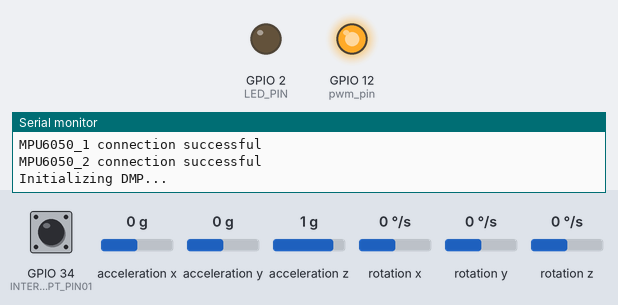
Recording of a sketch running on a simulated ESP32. Shown: output pins drawn as LEDs (lit = HIGH), the last lines printed to the serial monitor. Dashed ring = blinking. The inputs (shaded band) are chosen by the test bench; at power-on: acceleration x 0 g, acceleration y 0 g, acceleration z 1 g, GPIO 34 (INTERRUPT_PIN01) LOW, rotation x 0 °/s, rotation y 0 °/s, rotation z 0 °/s. The sensor or clock chip raises its interrupt line as the real part does; nothing arrives over Bluetooth unless stated.

Above: at 0.1 s.
At 1.7 s:
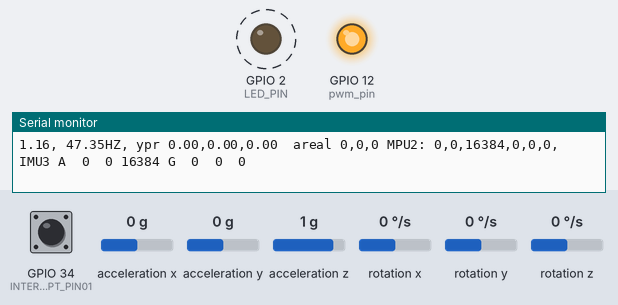
1.8 s: acceleration x set to -1.4 g
4.8 s: acceleration y set to -1.4 g
6.3 s: acceleration z set to 0 g
9.3 s: acceleration z set to 0.8 g
10.8 s: acceleration x set to 0 g
Timing chart, 0 to 14.8 s (numbered marks = the images above; inputs shaded):
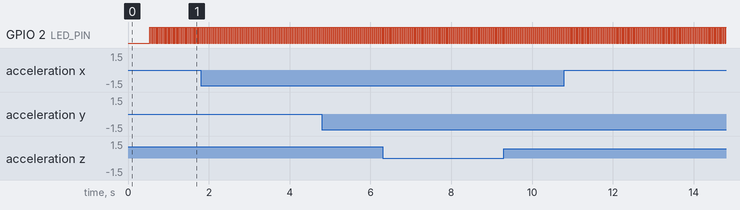

The sketch:

MPU6050_DMP6_ESP32_Test.ino
```cpp
/* ==============================================
  For ESP32

  MPU6050
      SCL D22
      SDA D21
      INT D35
      INT D34
  LSM6DS3 I2C
      -SDA -> GPIO21
      -SCL -> GPIO22
  SPI IMU


  ===============================================
*/

#include "BluetoothSerial.h"
#include "I2Cdev.h"
#include "MPU6050_6Axis_MotionApps20.h"
#include <LSM6.h>
#include "SparkFunLSM6DS3.h"
#include "SPI.h"
#include <Wire.h>
//#include <SPI.h>

#define pwm_pin 12

//#include "MPU6050.h" // not necessary if using MotionApps include file

// Arduino Wire library is required if I2Cdev I2CDEV_ARDUINO_WIRE implementation
// is used in I2Cdev.h
#if I2CDEV_IMPLEMENTATION == I2CDEV_ARDUINO_WIRE
#include "Wire.h"
#endif

// class default I2C address is 0x68
// specific I2C addresses may be passed as a parameter here
// AD0 low = 0x68 (default for SparkFun breakout and InvenSense evaluation board)
// AD0 high = 0x69
MPU6050 mpu;
MPU6050 mpu2(0x69); // <-- use for AD0 high
//LSM6DS3 mpu3; //Default constructor is I2C, addr 0x6B

LSM6 imu3;

char report[80];

int16_t ax, ay, az;
int16_t gx, gy, gz;


#if !defined(CONFIG_BT_ENABLED) || !defined(CONFIG_BLUEDROID_ENABLED)
#error Bluetooth is not enabled! Please run `make menuconfig` to and enable it
#endif

BluetoothSerial SerialBT;

#define INTERRUPT_PIN01 34  // use pin 2 on Arduino Uno & most boards
//#define INTERRUPT_PIN01 35  // use pin 2 on Arduino Uno & most boards


/* =========================================================================
   NOTE: In addition to connection 3.3v, GND, SDA, and SCL, this sketch
   depends on the MPU-6050's INT pin being connected to the Arduino's
   external interrupt #0 pin. On the Arduino Uno and Mega 2560, this is
   digital I/O pin 2.
   ========================================================================= */

/* =========================================================================
   NOTE: Arduino v1.0.1 with the Leonardo board generates a compile error
   when using Serial.write(buf, len). The Teapot output uses this method.
   The solution requires a modification to the Arduino USBAPI.h file, which
   is fortunately simple, but annoying. This will be fixed in the next IDE
   release. For more info, see these links:

   http://arduino.cc/forum/index.php/topic,109987.0.html
   http://code.google.com/p/arduino/issues/detail?id=958
   ========================================================================= */

//// uncomment "OUTPUT_READABLE_YAWPITCHROLL" if you want to see the yaw/
//// pitch/roll angles (in degrees) calculated from the quaternions coming
//// from the FIFO. Note this also requires gravity vector calculations.
//// Also note that yaw/pitch/roll angles suffer from gimbal lock (for
//// more info, see: http://en.wikipedia.org/wiki/Gimbal_lock)
//#define OUTPUT_READABLE_YAWPITCHROLL
//
//// uncomment "OUTPUT_READABLE_REALACCEL" if you want to see acceleration
//// components with gravity removed. This acceleration reference frame is
//// not compensated for orientation, so +X is always +X according to the
//// sensor, just without the effects of gravity. If you want acceleration
//// compensated for orientation, us OUTPUT_READABLE_WORLDACCEL instead.
//#define OUTPUT_READABLE_REALACCEL

#define LED_PIN 2 // (Arduino is 13, Teensy is 11, Teensy++ is 6)
bool blinkState = false;

// MPU control/status vars
bool dmpReady = false;  // set true if DMP init was successful
uint8_t mpuIntStatus;   // holds actual interrupt status byte from MPU
uint8_t devStatus;      // return status after each device operation (0 = success, !0 = error)
uint16_t packetSize;    // expected DMP packet size (default is 42 bytes)
uint16_t fifoCount;     // count of all bytes currently in FIFO
uint8_t fifoBuffer[1024]; // FIFO storage buffer

// orientation/motion vars
Quaternion q;           // [w, x, y, z]         quaternion container
VectorInt16 aa;         // [x, y, z]            accel sensor measurements
VectorInt16 aaReal;     // [x, y, z]            gravity-free accel sensor measurements
//VectorInt16 aaWorld;    // [x, y, z]            world-frame accel sensor measurements
VectorFloat gravity;    // [x, y, z]            gravity vector
//float euler[3];         // [psi, theta, phi]    Euler angle container
float ypr[3];           // [yaw, pitch, roll]   yaw/pitch/roll container and gravity vector

//*********
//// packet structure for InvenSense teapot demo
//uint8_t teapotPacket[14] = { '$', 0x02, 0, 0, 0, 0, 0, 0, 0, 0, 0x00, 0x00, '\r', '\n' };


// ================================================================
// ===               INTERRUPT DETECTION ROUTINE                ===
// ================================================================

volatile bool mpuInterrupt = false;     // indicates whether MPU interrupt pin has gone high
void dmpDataReady() {
  mpuInterrupt = true;
}

// ================================================================
// ===                      INITIAL SETUP                       ===
// ================================================================
//  Times
unsigned long startTime = 0;
unsigned long previous = 0;

void setup() {

  pinMode(pwm_pin, OUTPUT);
  digitalWrite(pwm_pin, HIGH);

  // join I2C bus (I2Cdev library doesn't do this automatically)
#if I2CDEV_IMPLEMENTATION == I2CDEV_ARDUINO_WIRE
  Wire.begin();
  //  TWBR = 48; // 400kHz I2C clock (200kHz if CPU is 8MHz)
#elif I2CDEV_IMPLEMENTATION == I2CDEV_BUILTIN_FASTWIRE
  Fastwire::setup(400, true);
#endif

  // initialize serial communication
  // (115200 chosen because it is required forg Teapot Demo output, but it's
  // really up to you depending on your project)
  Serial.begin(115200);
  SerialBT.begin("Orthosens");

  while (!Serial); // wait for Leonardo enumeration, others continue immediately

  // NOTE: 8MHz or slower host processors, like the Teensy @ 3.3v or Ardunio
  // Pro Mini running at 3.3v, cannot handle this baud rate reliably due to
  // the baud timing being too misaligned with processor ticks. You must use
  // 38400 or slower in these cases, or use some kind of external separate
  // crystal solution for the UART timer.

  // initialize device
  Serial.println(F("Initializing I2C devices..."));
  SerialBT.println(F("Initializing I2C devices..."));

  mpu.initialize();
  mpu2.initialize();
  //  mpu3.begin();
  pinMode(INTERRUPT_PIN01, INPUT);
  // verify connection
  Serial.println(F("Testing device connections..."));
  Serial.println(mpu.testConnection() ? F("MPU6050_1 connection successful") : F("MPU6050 connection failed"));
  Serial.println(mpu2.testConnection() ? "MPU6050_2 connection successful" : "MPU6050 connection failed");

  SerialBT.println(F("Testing device connections..."));
  SerialBT.println(mpu.testConnection() ? F("MPU6050_1 connection successful") : F("MPU6050 connection failed"));
  SerialBT.println(mpu2.testConnection() ? "MPU6050_2 connection successful" : "MPU6050 connection failed");

  if (!imu3.init())
  {
    Serial.println("Failed to detect and initialize IMU3!");
    SerialBT.println("Failed to detect and initialize IMU3!");
    while (1);
  }
  imu3.enableDefault();

  // wait for ready
  //    Serial.println(F("\nSend any character to begin DMP programming and demo: "));
  //      while (Serial.available() && Serial.read()); // empty buffer
  //      while (!Serial.available());                 // wait for data
  //      while (Serial.available() && Serial.read()); // empty buffer again

  // load and configure the DMP
  Serial.println(F("Initializing DMP..."));
  SerialBT.println(F("Initializing DMP..."));
  devStatus = mpu.dmpInitialize();

  // supply your own gyro offsets here, scaled for min sensitivity
  //  mpu.setXGyroOffset(220);
  //  mpu.setYGyroOffset(76);
  //  mpu.setZGyroOffset(-85);
  //  mpu.setZAccelOffset(1788); // 1688 factory default for my test chip

  mpu.CalibrateAccel(6);
  mpu.CalibrateGyro(6);
  mpu2.CalibrateAccel(6);
  mpu2.CalibrateGyro(6);
  //  mpu3.CalibrateAccel(6);
  //  mpu3.CalibrateGyro(6);

  // make sure it worked (returns 0 if so)
  if (devStatus == 0) {
    // turn on the DMP, now that it's ready
    Serial.println(F("Enabling DMP..."));
    SerialBT.println(F("Enabling DMP..."));
    mpu.setDMPEnabled(true);

    // enable Arduino interrupt detection
    Serial.println(F("Enabling interrupt detection (Arduino external interrupt 0)..."));
    Serial.print(digitalPinToInterrupt(INTERRUPT_PIN01));
    Serial.println(F(")..."));


    SerialBT.println(F("Enabling interrupt detection (Arduino external interrupt 0)..."));
    SerialBT.print(digitalPinToInterrupt(INTERRUPT_PIN01));
    SerialBT.println(F(")..."));
    attachInterrupt(digitalPinToInterrupt(INTERRUPT_PIN01), dmpDataReady, RISING);

    //    attachInterrupt(0, dmpDataReady, RISING);
    mpuIntStatus = mpu.getIntStatus();

    // set our DMP Ready flag so the main loop() function knows it's okay to use it
    Serial.println(F("DMP ready! Waiting for first interrupt..."));
    SerialBT.println(F("DMP ready! Waiting for first interrupt..."));
    dmpReady = true;

    // get expected DMP packet size for later comparison
    packetSize = mpu.dmpGetFIFOPacketSize();
  } else {
    // ERROR!
    // 1 = initial memory load failed
    // 2 = DMP configuration updates failed
    // (if it's going to break, usually the code will be 1)
    Serial.print(F("DMP Initialization failed (code "));
    Serial.print(devStatus);
    Serial.println(F(")"));
    SerialBT.print(F("DMP Initialization failed (code "));
    SerialBT.print(devStatus);
    SerialBT.println(F(")"));
  }

  // configure LED for output
  pinMode(LED_PIN, OUTPUT);

  startTime = micros();
  previous = startTime;
}
int ticket = 1;
void printOnlyOnce (String message) {
  if (ticket == 1) {
    Serial.println(message);
    ticket = 0 ;
  } else {
    return;
  }
}
// ================================================================
// ===                    MAIN PROGRAM LOOP                     ===
// ================================================================

void loop() {

  unsigned long timeNow = micros();
  float t = ((timeNow - startTime) / 1000.0) / 1000.0;
  float hz = 1000.0 / ((timeNow - previous) / 1000.0);

  // read raw accel/gyro measurements from device
  mpu2.getMotion6(&ax, &ay, &az, &gx, &gy, &gz);
  imu3.read();


  if (!dmpReady) {
    printOnlyOnce("MAIN LOOP: DMP disabled");
    return;
  } else {

    //testing overflow
    if (fifoCount == 1024) {
      mpu.resetFIFO();
      Serial.println("FIFO overflow");
    } else {


      //wait for enough avaliable data length
      while (fifoCount < packetSize) {
        //waiting until get enough
        fifoCount = mpu.getFIFOCount();

      }

      //read this packet from FIFO buffer
      mpu.getFIFOBytes(fifoBuffer, packetSize);
      //track FIFO count here is more then one packeage avalible
      mpu.resetFIFO();

      //reset fifo count
      fifoCount -= packetSize ;
//          Serial.println(fifoCount);

      if (fifoCount > 2) {
        ////// clear fifo buffer
      }
      //****************************************************


      // reset interrupt flag and get INT_STATUS byte
      mpuInterrupt = false;
      mpuIntStatus = mpu.getIntStatus();

      // get current FIFO count
      fifoCount = mpu.getFIFOCount();

      // check for overflow (this should never happen unless our code is too inefficient)
      if ((mpuIntStatus & 0x10) || fifoCount == 16384) { // I changed 1024 -> 16384
        // reset so we can continue cleanly
        mpu.resetFIFO();
        Serial.println(F("FIFO overflow!"));
        SerialBT.println(F("FIFO overflow!"));

        // otherwise, check for DMP data ready interrupt (this should happen frequently)
      } else if (mpuIntStatus & 0x02) {
        // wait for correct available data length, should be a VERY short wait
        while (fifoCount < packetSize) fifoCount = mpu.getFIFOCount();

        // read a packet from FIFO
        mpu.getFIFOBytes(fifoBuffer, packetSize);

        // track FIFO count here in case there is > 1 packet available
        // (this lets us immediately read more without waiting for an interrupt)
        fifoCount -= packetSize;
        snprintf(report, sizeof(report), "A %2d %2d %2d G %2d %2d %2d",
                 imu3.a.x, imu3.a.y, imu3.a.z,
                 imu3.g.x, imu3.g.y, imu3.g.z);

        //#ifdef OUTPUT_READABLE_YAWPITCHROLL
        // display Euler angles in degrees
        mpu.dmpGetQuaternion(&q, fifoBuffer);
        mpu.dmpGetGravity(&gravity, &q);
        mpu.dmpGetYawPitchRoll(ypr, &q, &gravity);

        Serial.print(t);
        Serial.print(", ");
        Serial.print(hz);
        Serial.print("HZ, ");

        Serial.print("ypr ");
        Serial.print(ypr[0] * 180 / M_PI);
        Serial.print(",");
        Serial.print(ypr[1] * 180 / M_PI);
        Serial.print(",");
        Serial.print(ypr[2] * 180 / M_PI);

        SerialBT.print(t);
        SerialBT.print(", ");
        SerialBT.print(hz);
        SerialBT.print("HZ, ");

        SerialBT.print("ypr ");
        SerialBT.print(ypr[0] * 180 / M_PI);
        SerialBT.print(",");
        SerialBT.print(ypr[1] * 180 / M_PI);
        SerialBT.print(",");
        SerialBT.print(ypr[2] * 180 / M_PI);

        //#endif
        //
        //#ifdef OUTPUT_READABLE_REALACCEL
        // display real acceleration, adjusted to remove gravity
        mpu.dmpGetQuaternion(&q, fifoBuffer);
        mpu.dmpGetAccel(&aa, fifoBuffer);
        mpu.dmpGetGravity(&gravity, &q);
        mpu.dmpGetLinearAccel(&aaReal, &aa, &gravity);
        Serial.print("  areal ");
        Serial.print(aaReal.x);
        Serial.print(",");
        Serial.print(aaReal.y);
        Serial.print(",");
        Serial.print(aaReal.z);

        SerialBT.print("  areal ");
        SerialBT.print(aaReal.x);
        SerialBT.print(",");
        SerialBT.print(aaReal.y);
        SerialBT.print(",");
        SerialBT.print(aaReal.z);

        Serial.print(" MPU2: ");
        Serial.print(ax); Serial.print(",");
        Serial.print(ay); Serial.print(",");
        Serial.print(az); Serial.print(",");
        Serial.print(gx); Serial.print(",");
        Serial.print(gy); Serial.print(",");
        Serial.print(gz); Serial.print(",");

        SerialBT.print(" MPU2: ");
        SerialBT.print(ax); SerialBT.print(",");
        SerialBT.print(ay); SerialBT.print(",");
        SerialBT.print(az); SerialBT.print(",");
        SerialBT.print(gx); SerialBT.print(",");
        SerialBT.print(gy); SerialBT.print(",");
        SerialBT.print(gz); SerialBT.print(",");

        Serial.print(" IMU3 ");
        Serial.println(report);

        //***********************************************************************************
        //******************BT***************************************************************
        //***********************************************************************************

        //

        //
        SerialBT.print(" IMU3 ");
        SerialBT.println(report);

        previous = timeNow;

        // blink LED to indicate activity
        blinkState = !blinkState;
        digitalWrite(LED_PIN, blinkState);

        //    Wire.beginTransmission(8); // transmit to device #8
        //
        //    Wire.write("data: ");        // sends five bytes
        //    String outX(ypr[0] * 180 / M_PI);
        //    for (int i = 0; i < outX.length(); i++) {
        //      Wire.write(outX.charAt(i));
        //    }
        //
        //    //Wire.write(out1);
        //    Wire.write(", ");// sends five bytes
        //    String outY(ypr[1] * 180 / M_PI);
        //    for (int i = 0; i < outX.length(); i++) {
        //      Wire.write(outY.charAt(i));
        //    }
        //    Wire.write(",");// sends five bytes
        //    String outZ(ypr[2] * 180 / M_PI);
        //    for (int i = 0; i < outX.length(); i++) {
        //      Wire.write(outZ.charAt(i));
        //    }        // sends five bytes
        //    Wire.endTransmission();    // stop transmitting

      }
    }
  }
}
```

Measured:
- by itself, GPIO 2 (LED_PIN): alternates HIGH for 0.02 s and LOW for 0.02 s
